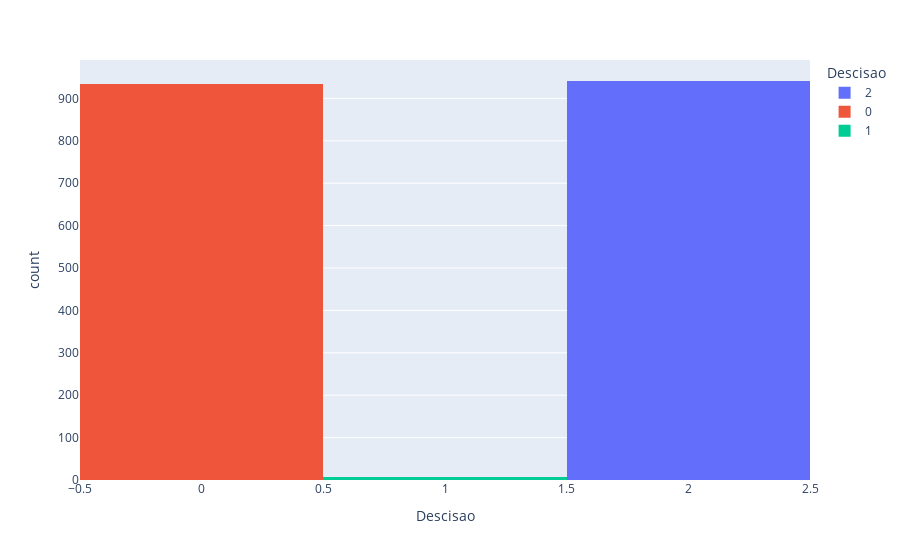

Notebook code cell kept with this figure:
### Code cell
import plotly.express as px
import matplotlib.pyplot as plt
import seaborn as sns

display(base_dados['Decisao'].value_counts(normalize=True).map('{:.2%}'.format))
fig = px.histogram(base_dados, x="Decisao", color="Decisao")
fig.show()

### Figure 1 — Plotly figure (JSON) as saved in the notebook; plotly's stock layout.template omitted (floating-point values rounded to 4 significant figures; data arrays with more than 128 entries replaced by an {"elided": "..."} marker saying what was removed)
{"data": [{"alignmentgroup": "True", "bingroup": "x", "hovertemplate": "Descisao=%{x}<br>count=%{y}<extra></extra>", "legendgroup": "2", "marker": {"color": "#636efa", "pattern": {"shape": ""}}, "name": "2", "offsetgroup": "2", "orientation": "v", "showlegend": true, "type": "histogram", "x": {"elided": "941 int values"}, "xaxis": "x", "yaxis": "y"}, {"alignmentgroup": "True", "bingroup": "x", "hovertemplate": "Descisao=%{x}<br>count=%{y}<extra></extra>", "legendgroup": "0", "marker": {"color": "#EF553B", "pattern": {"shape": ""}}, "name": "0", "offsetgroup": "0", "orientation": "v", "showlegend": true, "type": "histogram", "x": {"elided": "934 int values"}, "xaxis": "x", "yaxis": "y"}, {"alignmentgroup": "True", "bingroup": "x", "hovertemplate": "Descisao=%{x}<br>count=%{y}<extra></extra>", "legendgroup": "1", "marker": {"color": "#00cc96", "pattern": {"shape": ""}}, "name": "1", "offsetgroup": "1", "orientation": "v", "showlegend": true, "type": "histogram", "x": [1, 1, 1, 1, 1, 1, 1], "xaxis": "x", "yaxis": "y"}], "layout": {"barmode": "relative", "legend": {"title": {"text": "Descisao"}, "tracegroupgap": 0}, "margin": {"t": 60}, "xaxis": {"anchor": "y", "categoryarray": [2, 0, 1], "categoryorder": "array", "domain": [0, 1], "title": {"text": "Descisao"}}, "yaxis": {"anchor": "x", "domain": [0, 1], "title": {"text": "count"}}}}
